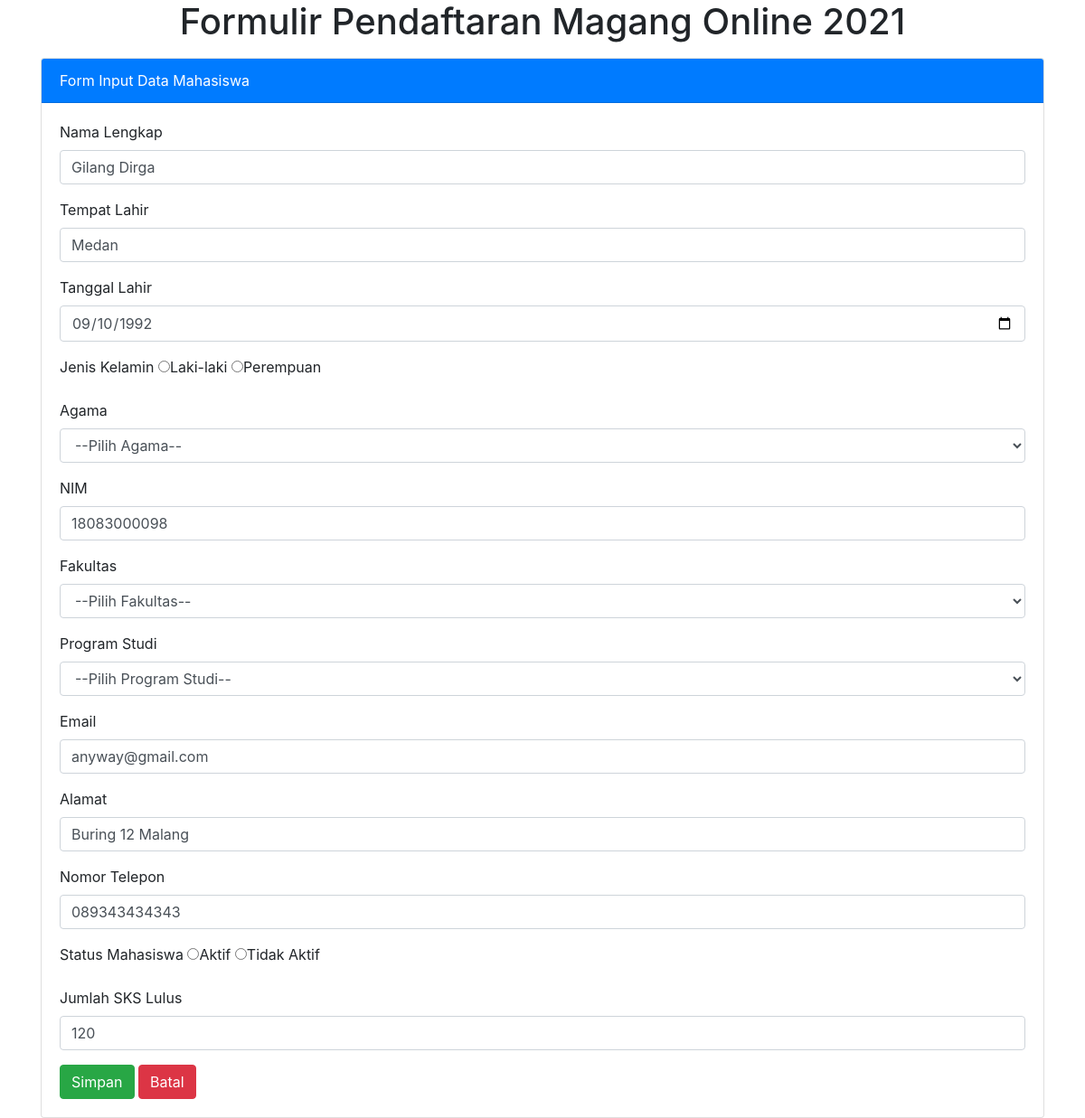
Page /UTS/new/edit.php?nim=18083000098 on the committed database.
### tables this page shows
CREATE TABLE `pendaftaran` (
  `id_user` int(11) NOT NULL,
  `namalengkap` varchar(50) NOT NULL,
  `tempatlahir` varchar(50) NOT NULL,
  `tanggallahir` date NOT NULL,
  `jk` varchar(11) NOT NULL,
  `agama` varchar(11) NOT NULL,
  `nim` varchar(13) NOT NULL,
  `fakultas` varchar(11) NOT NULL,
  `programstudi` varchar(11) NOT NULL,
  `email` varchar(50) NOT NULL,
  `alamat` varchar(100) NOT NULL,
  `notelepon` varchar(17) NOT NULL,
  `status` varchar(11) NOT NULL,
  `jumlah` varchar(3) NOT NULL
);

### UTS/new/edit.php (the view, shortened to what this page needs)
<?php
  include '../assets/mysql_connect/koneksi.php';
  $nim = $_GET['nim'];
  $getData = $conn->query("SELECT * FROM Pendaftaran WHERE nim = ".$nim);
  $getData = $getData->fetch_assoc();
 ?>
<!DOCTYPE html>
<html>
<head>
	<link rel="stylesheet" type="text/css" href="../assets/css/bootstrap.min.css">
</head>
<body>
	<div class="container">
	<h1 class="text-center">Formulir Pendaftaran Magang Online 2021</h1>
		<div class="card mt-3">
  			<div class="card-header bg-primary text-white">Form Input Data Mahasiswa</div>
  				<div class="card-body">
    				<form method="post" action="index.php">
    					<div class="form-group">
    						<label>Nama Lengkap</label>
    							<input type="text" name="namalengkap" placeholder="Input Nama Lengkap Mahasiswa" value="<?=$getData["namalengkap"]?>" class="form-control" required>
    					</div>
    					<div class="form-group">
    						<label>Tempat Lahir</label>
    							<input type="text" name="tempatlahir" value="<?=$getData["tempatlahir"]?>" placeholder="Input Tempat Lahir Mahasiswa" class="form-control" required>
    					</div>
    					<div class="form-group">
    						<label>Tanggal Lahir </label>
    							<input type="date" name="tanggallahir" value="<?=$getData["tanggallahir"]?>" placeholder="Input Tanggal Lahir Mahasiswa" class="form-control" required>
    					</div>
    					<div class="form-group" required>
    						<label>Jenis Kelamin</label>
    							<input type="radio" name="jk" value="Laki-laki" >Laki-laki
								<input type="radio" name="jk" value="Perempuan">Perempuan
    					</div>
    					<div class="form-group">
    						<label>Agama</label>
    							<select class="form-control" name="agama" required value="<?=$getData["agama"]?>">
									<option disabled="disabled" selected="selected">--Pilih Agama--</option>
								</select>
    					</div>
    					<div class="form-group">
    						<label>NIM</label>
    							<input type="text" name="nim" placeholder="Input NIM Mahasiswa" value="<?=$getData["nim"]?>" class="form-control" required>
    					</div>
    					<div class="form-group">
    						<label>Fakultas</label>
    						<select class="form-control" name="fakultas" required>
    							<option disabled="disabled" selected="selected">--Pilih Fakultas--</option>
		                    </select>
    					</div>
    					<div class="form-group">
    						<label>Program Studi</label>
    						<select class="form-control" name="programstudi" required>
    							<option disabled="disabled" selected="selected">--Pilih Program Studi--</option>
			                </select>
    					</div>
    					<div class="form-group">
    						<label>Email</label>
    							<input type="text" name="email" placeholder="Input Email Mahasiswa" class="form-control" required value="<?=$getData["email"]?>">
    					</div>
    					<div class="form-group">
    						<label>Alamat</label>
    							<input type="text" name="alamat" placeholder="Input Alamat Domisili Mahasiswa Saat Ini Lengkap" class="form-control" required value="<?=$getData["alamat"]?>">
    					</div>
    					<div class="form-group">
    						<label>Nomor Telepon</label>
    							<input type="number" name="notelepon" placeholder="Input Nomor Telepon Mahasiswa" class="form-control" required value="<?=$getData["notelepon"]?>">
    					</div>
    					<div class="form-group">
    						<label>Status Mahasiswa</label>
    							<input type="radio" name="status" value="Aktif">Aktif
								<input type="radio" name="status" value="Tidak Aktif">Tidak Aktif
    					</div>
    					<div class="form-group">
    						<label>Jumlah SKS Lulus</label>
    							<input type="number" name="jumlah" placeholder="Input Jumlah SKS Lulus" class="form-control" required value="<?=$getData["jumlah"]?>">
    					</div>
    					<button type="submit" class="btn btn-success" name="simpan">Simpan</button>
                        <a type="button" class="btn btn-danger" href="../new/login-admin.php">Batal</a>
    				</form>
  				</div>
		</div>
  </div>
</body>
</html>

### rows in the picture
pendaftaran: namalengkap "Gilang Dirga", tempatlahir "Medan", tanggallahir "09/10/1992", nim "18083000098", email "anyway@gmail.com", alamat "Buring 12 Malang", notelepon "089343434343", jumlah "120"
